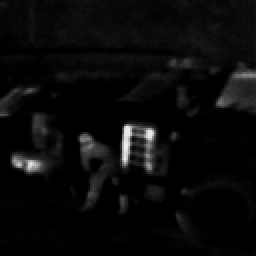
%> input picture dsp mp3/ir_cam_im.bmp, 128 x 128 px, shrunk from 200 x 200 before the run (shown 2 times larger)
$ octave histoeq1.m   (GNU Octave 9; MATLAB toolbox functions it lacks are replaced by stand-ins)
%> lines starting %> are read from the running program, lines starting %| are printed output that depends on the picture
% METHOD 1

% read and display image
img = imread('ir_cam_im.bmp');
%> img is the input picture: size 128x128 uint8; min 0, max 238, mean 10.1
% imshow(img);

% PARAMETER: number of gray levels (typically 256), intensity range, scaling
L = 256;

% count the intensities
[row, col] = size(img);
%> row = 128; col = 128
count = zeros(256,1);
% the 1 represents intensity 0 [0~255]
for i=1:256
    for r=1:row
        for c=1:col
            if i-1 == img(r,c)
                count(i) = count(i) + 1;
            end
        end
    end
end
%> after the loop, count = 256 values, max 6173 at index 1, min 0 at index 95, mean 64

% compute probabilities
totalelem = numel(img);
%> totalelem = 16384
countprobs = zeros(size(count));
for i=1:length(count)
    countprobs(i) = count(i)/totalelem;
end
%> after the loop, countprobs = 256 values, max 0.377 at index 1, min 0 at index 95, mean 0.00391

% compute cumulative probabilities
cumprobs = zeros(size(count));
cumprobs(1) = countprobs(1);
for i=2:length(count)
    cumprobs(i) = cumprobs(i-1)+countprobs(i);
end
%> after the loop, cumprobs = 256 values from 0.377 to 1

% pixel scaling
l = L-1;
hepixels = zeros(size(count));
for i=1:length(count)
    hepixels(i) = cumprobs(i)*l;
end
%> after the loop, hepixels = 256 values from 96.08 to 255

% rounding down / floor
for i=1:length(hepixels)
    hepixels(i) = floor(hepixels(i));
end
%> after the loop, hepixels = 256 values from 96 to 255

% pixel mapping
histedimg1 = img;
for r=1:row
    for c=1:col
        pixelval = histedimg1(r,c);
        histedimg1(r,c) = hepixels(pixelval+1);
    end
end
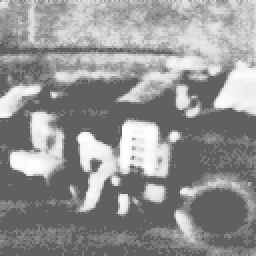
%> histedimg1: size 128x128 uint8 (shown 2 times larger); min 96, max 255, mean 147.6

% % for COMPARING/TESTING with the actual histeq functions
% histequalized = histeq(img);
% [counts,binLocations] = imhist(img);

figure('Name','Histogram Equalization Images','NumberTitle','off');
subplot(1,2,1);
imshow(img);
title('Original Image');
subplot(1,2,2);
imshow(histedimg1);
title('Histogram Equalized Image');

figure('Name','Histogram (Using histogram function)','NumberTitle','off');
binlocation = (0:255)';
histedcount = zeros(256,1);
for i=1:256
    for r=1:row
        for c=1:col
            if i-1 == histedimg1(r,c)
                histedcount(i) = histedcount(i) + 1;
            end
        end
    end
end
%> after the loop, histedcount = 256 values, max 6173 at index 97, min 0 at index 1, mean 64
subplot(1,2,1);
histogram(count,binlocation);
title('Original Histogram');
subplot(1,2,2);
histogram(histedcount,binlocation);
title('Histogram Equalized Histogram');
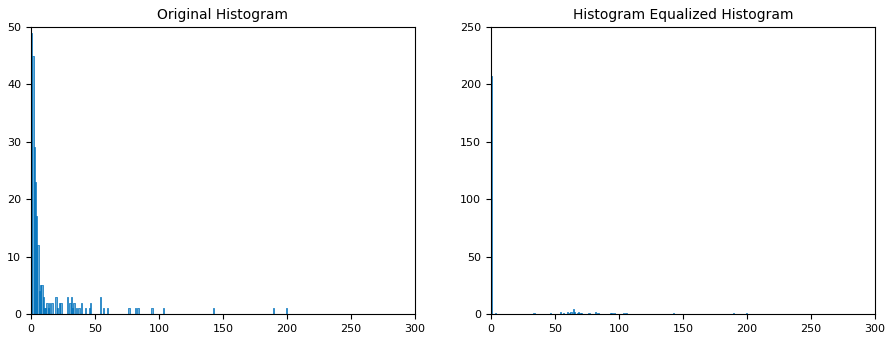
%> figure redrawn from the program's plot data, 2 panels; panel 1: tallest bar 49 high, from x = 0 to 1; panel 2: tallest bar 207 high, from x = 0 to 1


figure('Name','Histogram (Using imhist function)','NumberTitle','off');
subplot(1,2,1);
imhist(img);
title('Original Histogram');
subplot(1,2,2);
imhist(histedimg1);
title('Histogram Equalized Histogram');
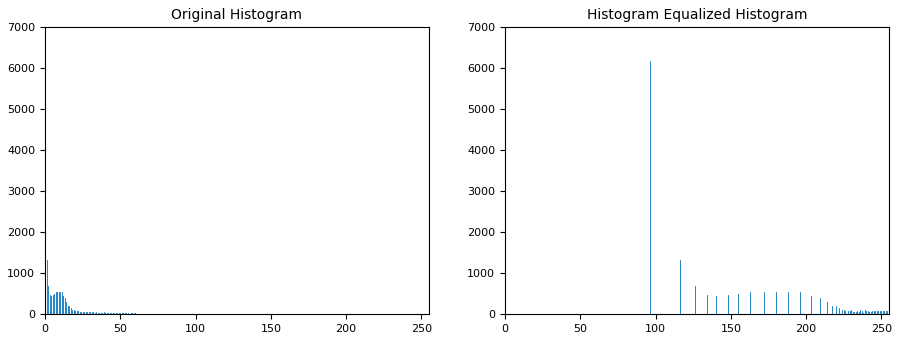
%> figure redrawn from the program's plot data, 2 panels; panel 1: highest point at x = 0, y = 6173; panel 2: highest point at x = 96, y = 6173
